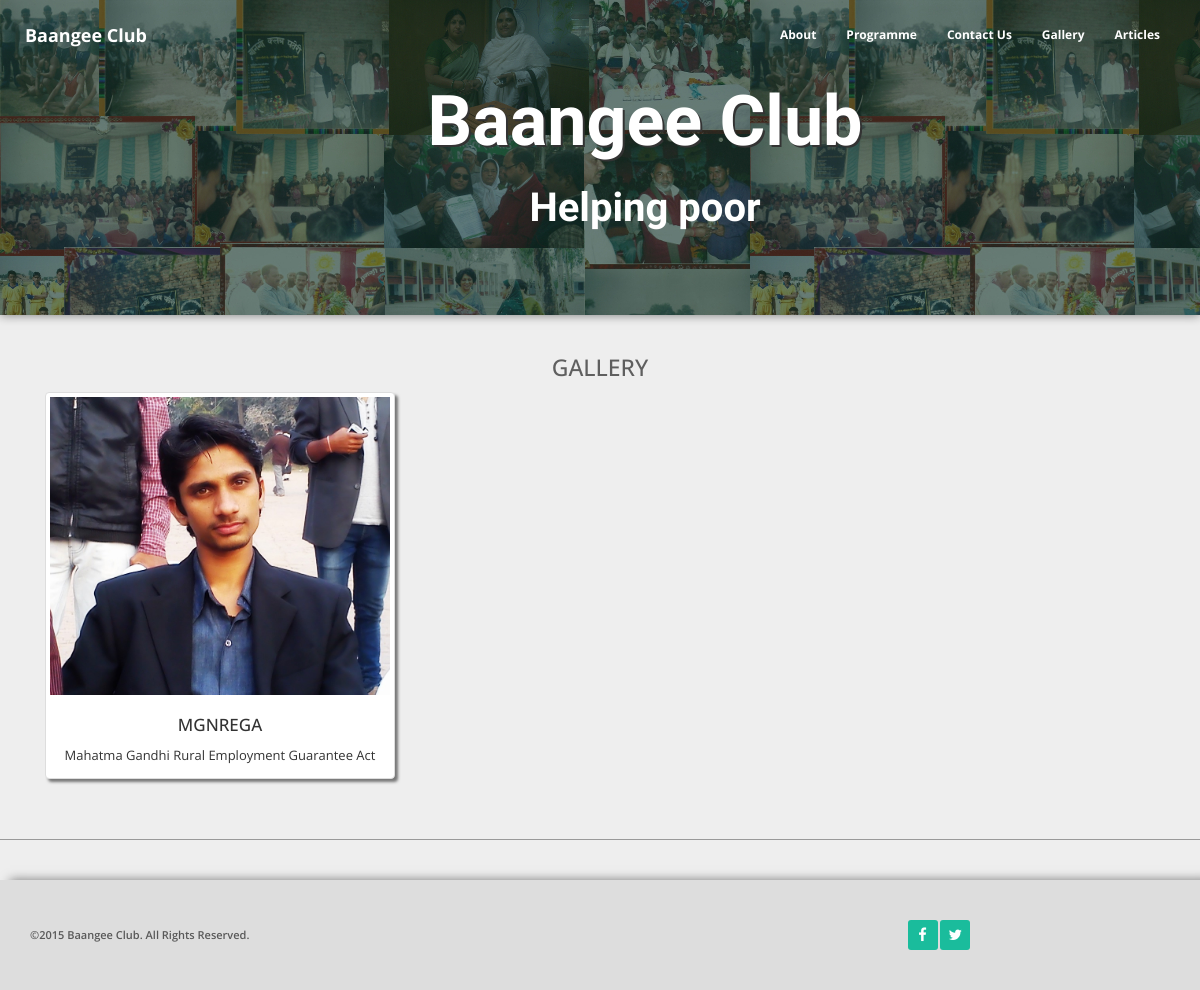
Page /gallery/ on the committed database.
### home_baangee/models.py (models this page shows, shortened)
class Album(models.Model):
	name=models.CharField(max_length=50)
	description=models.TextField()
	creation_time=models.DateTimeField(default=datetime.now,editable=False)

class Photo(models.Model):
	image=models.ImageField(upload_to="gallery")
	uploading_time=models.DateTimeField(default=datetime.now,editable=False)
	album=models.ForeignKey(Album)
	def image_tag(self):
		return '<img width="150" src="%s">' % self.image.url
	image_tag.short_description = 'Image'
	image_tag.allow_tags = True

### home_baangee/views.py (the view)
# urls.py: url(r'^gallery/$',views.gallery,name="gallery"),
def gallery(request):
	data={}
	albums=Album.objects.all()
	data['albums']=albums
	return render(request,'gallery.html',data)

### baangeeclub/templates/gallery.html (shortened to what this page needs)
{%extends 'base.html' %}
{%load thumbnail%}
{% block body_block%}
	<div class="section">
		<h3 class="heading">Gallery</h3>
		<div class="container">
			{%for album in albums%}
				<div class="col-sm-4 col-sx-6">
					<a href="/album/{{album.pk}}">
						<div class="thumbnail ">
							<img src="{{album.photo_set.all.0.image|thumbnail_url:'thumb'}}"/>
							<div class="caption">
								<h4 class="heading">{{album.name}}</h4>
								{{album.description}}
							</div>
						</div>
					</a>
				</div>
			{%endfor%}
		</div>
	</div>
{% endblock %}

### baangeeclub/static/css/main.css (style rules this page uses)
h1, h2, h3, h4, h5, h6 { font: bold "Lato", serif; font-weight: 500; line-height: 1.1; color: inherit; text-align: center; text-transform: uppercase; }
h1, h2, h3 { margin-top: 23px; margin-bottom: 11.5px; }
h4, h5, h6 { margin-top: 11.5px; margin-bottom: 11.5px; }
h3 { font-size: 23px; }
h4 { font-size: 17px; }
a { color: #1ABC9C; }
body { font-family: "Open Sans", serif; font-size: 13px; font-weight: 400; line-height: 1.8; color: rgba(0, 0, 0, 0.6); background-color: #eee; transition: margin 0.3s; }
@media (min-width: 360px) { body { min-width: 360px; } }
.section { padding: 0 0 40px 0; margin-bottom: 40px; border-bottom: 1px solid #999; }
.thumbnail { text-align: center; box-shadow: 3px 3px 3px rgba(0, 0, 0, 0.5); transition-duration: 0.3s; }

### rows in the picture
Album: photo_set.all.0.image|thumbnail_url (picture), name "MGNREGA", description "Mahatma Gandhi Rural Employment Guarantee Act"
